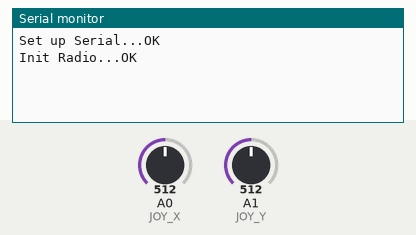
Bench run of a sketch on a simulated Arduino Nano, built with avr-gcc and run on an emulated ATmega328P. Parts: the last lines printed to the serial monitor. The inputs (shaded band) are chosen by the test bench; at power-on: A0 (JOY_X) = 512, A1 (JOY_Y) = 512. No radio packets arrive unless stated.

Above: at 1.7 s.
1.8 s: A0 (JOY_X) set to 810
At 2.4 s:
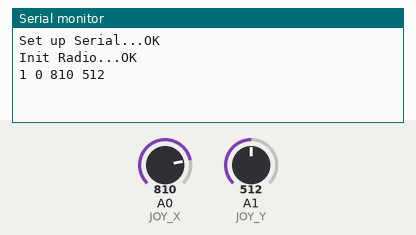
3.3 s: A1 (JOY_Y) set to 810
At 4.5 s:
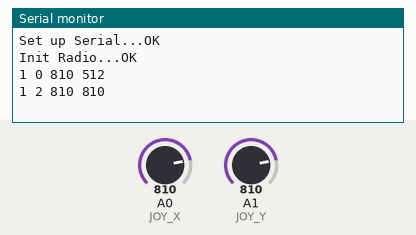
4.8 s: A0 (JOY_X) set to 790
At 5.9 s:
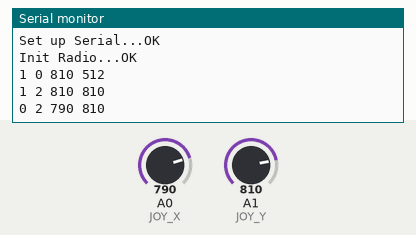
6.3 s: A1 (JOY_Y) set to 790
At 7.0 s:
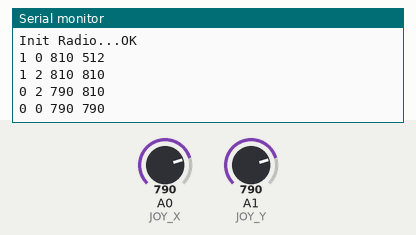
Timing chart, 0 to 8.8 s (numbered marks = the images above; inputs shaded):
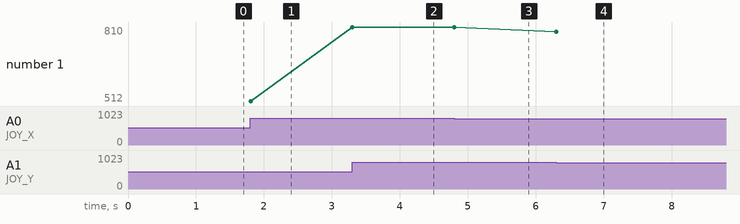

The sketch:

Remote.ino
```cpp
#define NANO
#define USE_SERIAL

#define JOY_MIN 100
#define JOY_MAX 800

#ifdef NANO
#define JOY_X A0
#define JOY_Y A1
#endif

// Rádió.
#define DATA_PAYLOAD_COUNT 3
#define RF24_PAYLOAD_SIZE 16
#define MAX_DATA_STRING_LENGTH (RF24_PAYLOAD_SIZE * DATA_PAYLOAD_COUNT)
char data_string[MAX_DATA_STRING_LENGTH];
// Ideiglenes adatok törlése.
void clearDataString()
{
  strcpy(data_string, "");
}


#include <SPI.h>
#include "nRF24L01.h"
#include "RF24.h"
RF24 radio(9, 10);
byte addresses[][15] = {"remoteToSm", "smToRemote"};

// Rádió beállítása.
void setupRadio()
{
  radio.begin();
  radio.setRetries(15, 15);
  radio.setChannel(30);
  radio.setPayloadSize(RF24_PAYLOAD_SIZE);
  radio.setDataRate(RF24_250KBPS);
  radio.setCRCLength(RF24_CRC_16);
  radio.setPALevel(RF24_PA_MAX);
  radio.openWritingPipe(addresses[0]);
  radio.openReadingPipe(1, addresses[1]);
  radio.startListening();
}

// Beérkező rádió üzenet kezelése.
void handleRadioData(char *data)
{
  // Küldjük a soros portra.
#if defined(NANO) && defined(USE_SERIAL)
  Serial.println(data);
#endif
}

// Üzenet küldése rádión keresztül.
void sendDataOnRadio(char *data)
{
  radio.stopListening();
  while (!radio.write(data, MAX_DATA_STRING_LENGTH));
  // HACK: valamiért szabálytalan időközönként minden második
  //       üzenet nem érkezik meg, így minden üzenet küldése
  //       után küldök valami feleslegeset is
  while (!radio.write(".", 1));
  radio.powerUp();
  radio.startListening();
}
void sendDataOnRadio(String s)
{
  s.toCharArray(data_string, s.length() + 1);
  sendDataOnRadio(data_string);
  clearDataString();
}

void setup()
{
#if defined(NANO) && defined(USE_SERIAL)
  Serial.begin(9600);
  Serial.print("Set up Serial...");
  while (!Serial);
  Serial.println("OK");
#endif

  // RF Rádió.
#if defined(NANO) && defined(USE_SERIAL)
  Serial.print("Init Radio...");
#endif
  setupRadio();
#if defined(NANO) && defined(USE_SERIAL)
  Serial.println("OK");
#endif

  // Joystick.
  pinMode(JOY_X, INPUT);
  pinMode(JOY_Y, INPUT);

  delay(500);
}

int oldPosX = 0;
int oldPosY = 0;

void loop()
{

  // Joystick figyelése.
  int posX = analogRead(JOY_X);
  posX = (posX < JOY_MIN ? 2 : (posX > JOY_MAX ? 1 : 0));
  int posY = analogRead(JOY_Y);
  posY = (posY < JOY_MIN ? 1 : (posY > JOY_MAX ? 2 : 0));

  // Ha van változás az irányban akkor elküldjük.
  if (posX != oldPosX || posY != oldPosY) {
    oldPosX = posX;
    oldPosY = posY;
    sendDataOnRadio(String("m ") + String(posX) + String(" ") + String(posY));

#if defined(NANO) && defined(USE_SERIAL)
    Serial.print(posX);
    Serial.print(" ");
    Serial.print(posY);
    Serial.print(" ");
    Serial.print(analogRead(JOY_X));
    Serial.print(" ");
    Serial.print(analogRead(JOY_Y));
    Serial.println();
#endif
  }
}
```

Measured:
- after the input at 1.8 s, the serial monitor: prints a new line at once (image 1)
- after the input at 3.3 s, the serial monitor: prints a new line at once (image 2)
- after the input at 4.8 s, the serial monitor: prints a new line at once (image 3)
- after the input at 6.3 s, the serial monitor: prints a new line at once (image 4)
